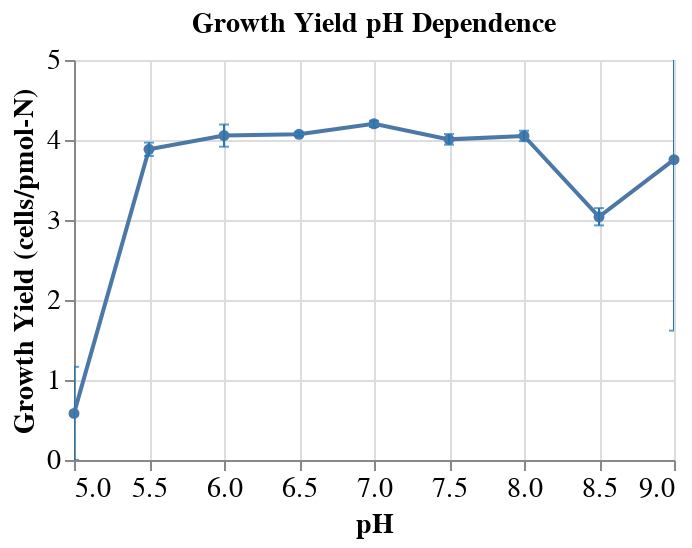

Source (notebook cell):
### Code cell
point = alt.Chart(data=yield_df).mark_line(point=True).encode(
    alt.X('pH:Q', scale=alt.Scale(domain=[5,9])),
    alt.Y('mean(Yield_cells-per-pmol-N):Q', scale=alt.Scale(domain=[0,5]), title='Growth Yield (cells/pmol-N)'))

error_bar = alt.Chart(data=yield_df).mark_errorbar(extent='stdev', color=alt.HexColor('#1f77b4'), ticks=True, clip=True).encode(
    alt.X('pH:Q'),
    alt.Y('Yield_cells-per-pmol-N:Q', title='Growth Yield (cells/pmol-N)'))

figure = (point + error_bar).properties(width=300, height=200, title='Growth Yield pH Dependence').configure_axis(
    labelFontSize=14, titleFontSize=14).configure_title(fontSize=14).configure_legend(labelFontSize=14, titleFontSize=14)
figure.save('figures/pH_yield.svg')
figure

### Figure 1 — Vega-Lite specification as saved in the notebook (floating-point values rounded to 4 significant figures)
{"config": {"view": {"continuousWidth": 300, "continuousHeight": 300}, "axis": {"labelFontSize": 14, "titleFontSize": 14}, "legend": {"labelFontSize": 14, "titleFontSize": 14}, "title": {"fontSize": 14}}, "layer": [{"mark": {"type": "line", "point": true}, "encoding": {"x": {"field": "pH", "scale": {"domain": [5, 9]}, "type": "quantitative"}, "y": {"aggregate": "mean", "field": "Yield_cells-per-pmol-N", "scale": {"domain": [0, 5]}, "title": "Growth Yield (cells/pmol-N)", "type": "quantitative"}}}, {"mark": {"type": "errorbar", "clip": true, "color": "#1f77b4", "extent": "stdev", "ticks": true}, "encoding": {"x": {"field": "pH", "type": "quantitative"}, "y": {"field": "Yield_cells-per-pmol-N", "title": "Growth Yield (cells/pmol-N)", "type": "quantitative"}}}], "data": {"name": "data-6b351280662e03a4744fbc36d71675b5"}, "height": 200, "title": "Growth Yield pH Dependence", "width": 300, "$schema": "https://vega.github.io/schema/vega-lite/v5.8.0.json", "datasets": {"data-6b351280662e03a4744fbc36d71675b5": [{"Strain": "MLSD-S22", "pH": 5.0, "Replicate": 1, "Yield_cells-per-pmol-N": 0.6533}, {"Strain": "MLSD-S22", "pH": 5.0, "Replicate": 2, "Yield_cells-per-pmol-N": -0.03116}, {"Strain": "MLSD-S22", "pH": 5.0, "Replicate": 3, "Yield_cells-per-pmol-N": 1.126}, {"Strain": "MLSD-S22", "pH": 5.5, "Replicate": 1, "Yield_cells-per-pmol-N": 3.949}, {"Strain": "MLSD-S22", "pH": 5.5, "Replicate": 2, "Yield_cells-per-pmol-N": 3.913}, {"Strain": "MLSD-S22", "pH": 5.5, "Replicate": 3, "Yield_cells-per-pmol-N": 3.79}, {"Strain": "MLSD-S22", "pH": 6.0, "Replicate": 1, "Yield_cells-per-pmol-N": 3.904}, {"Strain": "MLSD-S22", "pH": 6.0, "Replicate": 2, "Yield_cells-per-pmol-N": 4.085}, {"Strain": "MLSD-S22", "pH": 6.0, "Replicate": 3, "Yield_cells-per-pmol-N": 4.176}, {"Strain": "MLSD-S22", "pH": 6.5, "Replicate": 1, "Yield_cells-per-pmol-N": 4.096}, {"Strain": "MLSD-S22", "pH": 6.5, "Replicate": 2, "Yield_cells-per-pmol-N": 4.064}, {"Strain": "MLSD-S22", "pH": 6.5, "Replicate": 3, "Yield_cells-per-pmol-N": 4.052}, {"Strain": "MLSD-S22", "pH": 7.0, "Replicate": 1, "Yield_cells-per-pmol-N": 4.159}, {"Strain": "MLSD-S22", "pH": 7.0, "Replicate": 2, "Yield_cells-per-pmol-N": 4.235}, {"Strain": "MLSD-S22", "pH": 7.0, "Replicate": 3, "Yield_cells-per-pmol-N": 4.212}, {"Strain": "MLSD-S22", "pH": 7.5, "Replicate": 1, "Yield_cells-per-pmol-N": 4.079}, {"Strain": "MLSD-S22", "pH": 7.5, "Replicate": 2, "Yield_cells-per-pmol-N": 3.997}, {"Strain": "MLSD-S22", "pH": 7.5, "Replicate": 3, "Yield_cells-per-pmol-N": 3.948}, {"Strain": "MLSD-S22", "pH": 8.0, "Replicate": 1, "Yield_cells-per-pmol-N": 4.126}, {"Strain": "MLSD-S22", "pH": 8.0, "Replicate": 2, "Yield_cells-per-pmol-N": 4.015}, {"Strain": "MLSD-S22", "pH": 8.0, "Replicate": 3, "Yield_cells-per-pmol-N": 4.011}, {"Strain": "MLSD-S22", "pH": 8.5, "Replicate": 1, "Yield_cells-per-pmol-N": 3.125}, {"Strain": "MLSD-S22", "pH": 8.5, "Replicate": 2, "Yield_cells-per-pmol-N": 3.078}, {"Strain": "MLSD-S22", "pH": 8.5, "Replicate": 3, "Yield_cells-per-pmol-N": 2.919}, {"Strain": "MLSD-S22", "pH": 9.0, "Replicate": 1, "Yield_cells-per-pmol-N": 2.737}, {"Strain": "MLSD-S22", "pH": 9.0, "Replicate": 2, "Yield_cells-per-pmol-N": 2.316}, {"Strain": "MLSD-S22", "pH": 9.0, "Replicate": 3, "Yield_cells-per-pmol-N": 6.21}]}}
